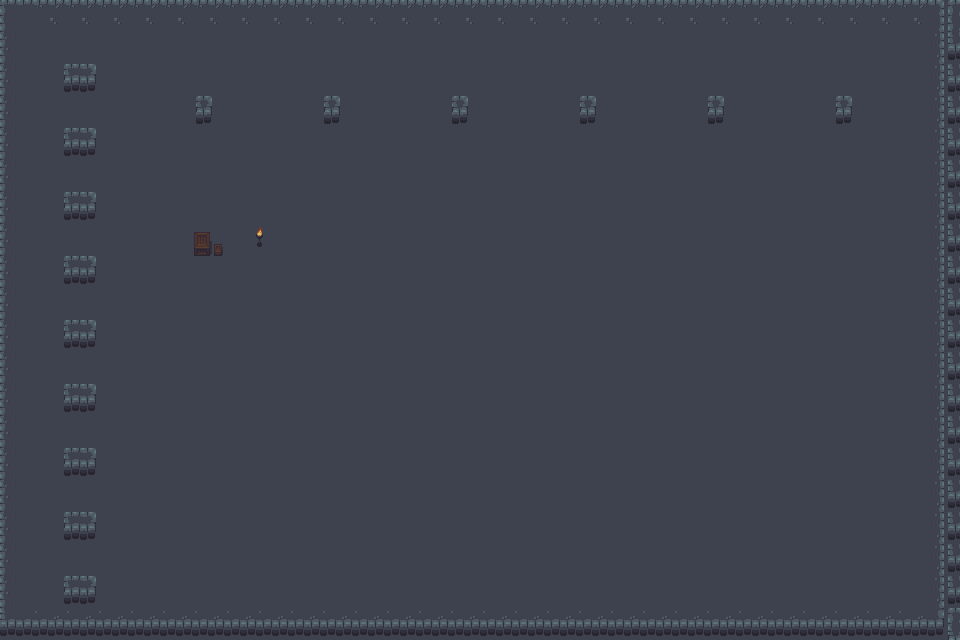

Tiled map render using the project's own tile images. Description and the whole map definition, tile-layer contents included, below:
An orthogonal 30x20 tile map with 32x32 px tiles, 3 tile layers (Ground, Walls, Obstacles) and 5 objects.

<map version="1.10" tiledversion="1.11.0" orientation="orthogonal" renderorder="right-down" width="30" height="20" tilewidth="32" tileheight="32" infinite="0" nextlayerid="5" nextobjectid="6">
 <tileset firstgid="1" source="dungeon_tiles.tsx" />
 <layer id="1" name="Ground" width="30" height="20">
  <data encoding="csv">
25,25,25,25,25,25,25,25,25,25,25,25,25,25,25,25,25,25,25,25,25,25,25,25,25,25,25,25,25,25,
25,25,25,25,25,25,25,25,25,25,25,25,25,25,25,25,25,25,25,25,25,25,25,25,25,25,25,25,25,25,
25,25,25,25,25,25,25,25,25,25,25,25,25,25,25,25,25,25,25,25,25,25,25,25,25,25,25,25,25,25,
25,25,25,25,25,25,25,25,25,25,25,25,25,25,25,25,25,25,25,25,25,25,25,25,25,25,25,25,25,25,
25,25,25,25,25,25,25,25,25,25,25,25,25,25,25,25,25,25,25,25,25,25,25,25,25,25,25,25,25,25,
25,25,25,25,25,25,25,25,25,25,25,25,25,25,25,25,25,25,25,25,25,25,25,25,25,25,25,25,25,25,
25,25,25,25,25,25,25,25,25,25,25,25,25,25,25,25,25,25,25,25,25,25,25,25,25,25,25,25,25,25,
25,25,25,25,25,25,25,25,25,25,25,25,25,25,25,25,25,25,25,25,25,25,25,25,25,25,25,25,25,25,
25,25,25,25,25,25,25,25,25,25,25,25,25,25,25,25,25,25,25,25,25,25,25,25,25,25,25,25,25,25,
25,25,25,25,25,25,25,25,25,25,25,25,25,25,25,25,25,25,25,25,25,25,25,25,25,25,25,25,25,25,
25,25,25,25,25,25,25,25,25,25,25,25,25,25,25,25,25,25,25,25,25,25,25,25,25,25,25,25,25,25,
25,25,25,25,25,25,25,25,25,25,25,25,25,25,25,25,25,25,25,25,25,25,25,25,25,25,25,25,25,25,
25,25,25,25,25,25,25,25,25,25,25,25,25,25,25,25,25,25,25,25,25,25,25,25,25,25,25,25,25,25,
25,25,25,25,25,25,25,25,25,25,25,25,25,25,25,25,25,25,25,25,25,25,25,25,25,25,25,25,25,25,
25,25,25,25,25,25,25,25,25,25,25,25,25,25,25,25,25,25,25,25,25,25,25,25,25,25,25,25,25,25,
25,25,25,25,25,25,25,25,25,25,25,25,25,25,25,25,25,25,25,25,25,25,25,25,25,25,25,25,25,25,
25,25,25,25,25,25,25,25,25,25,25,25,25,25,25,25,25,25,25,25,25,25,25,25,25,25,25,25,25,25,
25,25,25,25,25,25,25,25,25,25,25,25,25,25,25,25,25,25,25,25,25,25,25,25,25,25,25,25,25,25,
25,25,25,25,25,25,25,25,25,25,25,25,25,25,25,25,25,25,25,25,25,25,25,25,25,25,25,25,25,25,
25,25,25,25,25,25,25,25,25,25,25,25,25,25,25,25,25,25,25,25,25,25,25,25,25,25,25,25,25,25
</data>
 </layer>
 <layer id="2" name="Walls" width="30" height="20">
  <data encoding="csv">
13,14,14,14,14,14,14,14,14,14,14,14,14,14,14,14,14,14,14,14,14,14,14,14,14,14,14,14,14,15,
24,0,0,0,0,0,0,0,0,0,0,0,0,0,0,0,0,0,0,0,0,0,0,0,0,0,0,0,0,26,
24,0,0,0,0,0,0,0,0,0,0,0,0,0,0,0,0,0,0,0,0,0,0,0,0,0,0,0,0,26,
24,0,0,0,0,0,0,0,0,0,0,0,0,0,0,0,0,0,0,0,0,0,0,0,0,0,0,0,0,26,
24,0,0,0,0,0,0,0,0,0,0,0,0,0,0,0,0,0,0,0,0,0,0,0,0,0,0,0,0,26,
24,0,0,0,0,0,0,0,0,0,0,0,0,0,0,0,0,0,0,0,0,0,0,0,0,0,0,0,0,26,
24,0,0,0,0,0,0,0,0,0,0,0,0,0,0,0,0,0,0,0,0,0,0,0,0,0,0,0,0,26,
24,0,0,0,0,0,0,0,0,0,0,0,0,0,0,0,0,0,0,0,0,0,0,0,0,0,0,0,0,26,
24,0,0,0,0,0,0,0,0,0,0,0,0,0,0,0,0,0,0,0,0,0,0,0,0,0,0,0,0,26,
24,0,0,0,0,0,0,0,0,0,0,0,0,0,0,0,0,0,0,0,0,0,0,0,0,0,0,0,0,26,
24,0,0,0,0,0,0,0,0,0,0,0,0,0,0,0,0,0,0,0,0,0,0,0,0,0,0,0,0,26,
24,0,0,0,0,0,0,0,0,0,0,0,0,0,0,0,0,0,0,0,0,0,0,0,0,0,0,0,0,26,
24,0,0,0,0,0,0,0,0,0,0,0,0,0,0,0,0,0,0,0,0,0,0,0,0,0,0,0,0,26,
24,0,0,0,0,0,0,0,0,0,0,0,0,0,0,0,0,0,0,0,0,0,0,0,0,0,0,0,0,26,
24,0,0,0,0,0,0,0,0,0,0,0,0,0,0,0,0,0,0,0,0,0,0,0,0,0,0,0,0,26,
24,0,0,0,0,0,0,0,0,0,0,0,0,0,0,0,0,0,0,0,0,0,0,0,0,0,0,0,0,26,
24,0,0,0,0,0,0,0,0,0,0,0,0,0,0,0,0,0,0,0,0,0,0,0,0,0,0,0,0,26,
24,0,0,0,0,0,0,0,0,0,0,0,0,0,0,0,0,0,0,0,0,0,0,0,0,0,0,0,0,26,
24,0,0,0,0,0,0,0,0,0,0,0,0,0,0,0,0,0,0,0,0,0,0,0,0,0,0,0,0,26,
35,36,36,36,36,36,36,36,36,36,36,36,36,36,36,36,36,36,36,36,36,36,36,36,36,36,36,36,36,37
</data>
 </layer>
 <layer id="3" name="Obstacles" width="30" height="20">
  <data encoding="csv">
0,0,0,0,0,0,0,0,0,0,0,0,0,0,0,0,0,0,0,0,0,0,0,0,0,0,0,0,0,0,
0,0,0,0,0,0,0,0,0,0,0,0,0,0,0,0,0,0,0,0,0,0,0,0,0,0,0,0,0,0,
0,0,46,0,0,0,0,0,0,0,0,0,0,0,0,0,0,0,0,0,0,0,0,0,0,0,0,0,0,0,
0,0,0,0,0,0,47,0,0,0,47,0,0,0,47,0,0,0,47,0,0,0,47,0,0,0,47,0,0,0,
0,0,46,0,0,0,0,0,0,0,0,0,0,0,0,0,0,0,0,0,0,0,0,0,0,0,0,0,0,0,
0,0,0,0,0,0,0,0,0,0,0,0,0,0,0,0,0,0,0,0,0,0,0,0,0,0,0,0,0,0,
0,0,46,0,0,0,0,0,0,0,0,0,0,0,0,0,0,0,0,0,0,0,0,0,0,0,0,0,0,0,
0,0,0,0,0,0,39,0,51,0,0,0,0,0,0,0,0,0,0,0,0,0,0,0,0,0,0,0,0,0,
0,0,46,0,0,0,0,0,0,0,0,0,0,0,0,0,0,0,0,0,0,0,0,0,0,0,0,0,0,0,
0,0,0,0,0,0,0,0,0,0,0,0,0,0,0,0,0,0,0,0,0,0,0,0,0,0,0,0,0,0,
0,0,46,0,0,0,0,0,0,0,0,0,0,0,0,0,0,0,0,0,0,0,0,0,0,0,0,0,0,0,
0,0,0,0,0,0,0,0,0,0,0,0,0,0,0,0,0,0,0,0,0,0,0,0,0,0,0,0,0,0,
0,0,46,0,0,0,0,0,0,0,0,0,0,0,0,0,0,0,0,0,0,0,0,0,0,0,0,0,0,0,
0,0,0,0,0,0,0,0,0,0,0,0,0,0,0,0,0,0,0,0,0,0,0,0,0,0,0,0,0,0,
0,0,46,0,0,0,0,0,0,0,0,0,0,0,0,0,0,0,0,0,0,0,0,0,0,0,0,0,0,0,
0,0,0,0,0,0,0,0,0,0,0,0,0,0,0,0,0,0,0,0,0,0,0,0,0,0,0,0,0,0,
0,0,46,0,0,0,0,0,0,0,0,0,0,0,0,0,0,0,0,0,0,0,0,0,0,0,0,0,0,0,
0,0,0,0,0,0,0,0,0,0,0,0,0,0,0,0,0,0,0,0,0,0,0,0,0,0,0,0,0,0,
0,0,46,0,0,0,0,0,0,0,0,0,0,0,0,0,0,0,0,0,0,0,0,0,0,0,0,0,0,0,
0,0,0,0,0,0,0,0,0,0,0,0,0,0,0,0,0,0,0,0,0,0,0,0,0,0,0,0,0,0
</data>
 </layer>
 <objectgroup id="4" name="Collisions">
  <object id="1" x="2.7711" y="1.8474" width="956.028" height="23.0925">
   <properties>
    <property name="collidable" value="true" />
   </properties>
  </object>
  <object id="2" x="10.1607" y="8.31329" width="15.7029" height="625.344">
   <properties>
    <property name="collidable" value="true" />
   </properties>
  </object>
  <object id="3" x="7.38959" y="614.26" width="955.104" height="21.2451">
   <properties>
    <property name="collidable" value="true" />
   </properties>
  </object>
  <object id="4" x="944.02" y="2.7711" width="19.3977" height="629.962">
   <properties>
    <property name="collidable" value="true" />
   </properties>
  </object>
  <object id="5" x="194.9" y="228.154" width="28.6347" height="26.7873">
   <properties>
    <property name="collidable" value="true" />
   </properties>
  </object>
 </objectgroup>
</map>
